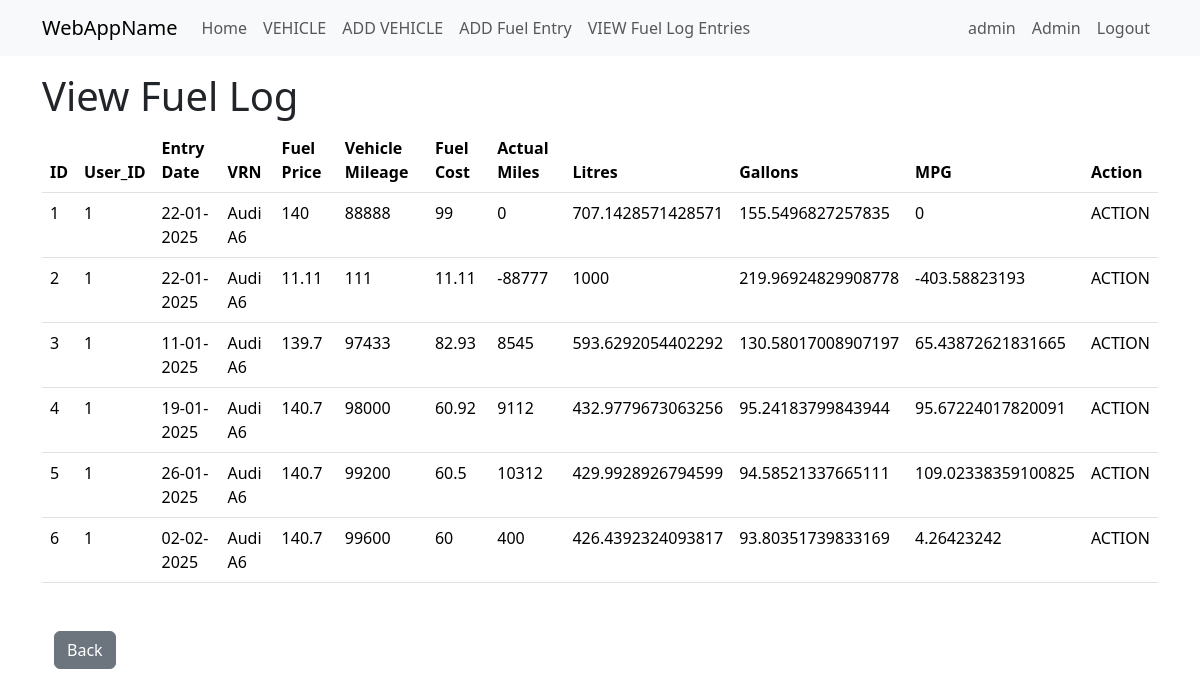
Page /fuel_log_view_entries (signed in) on the earlier database version.
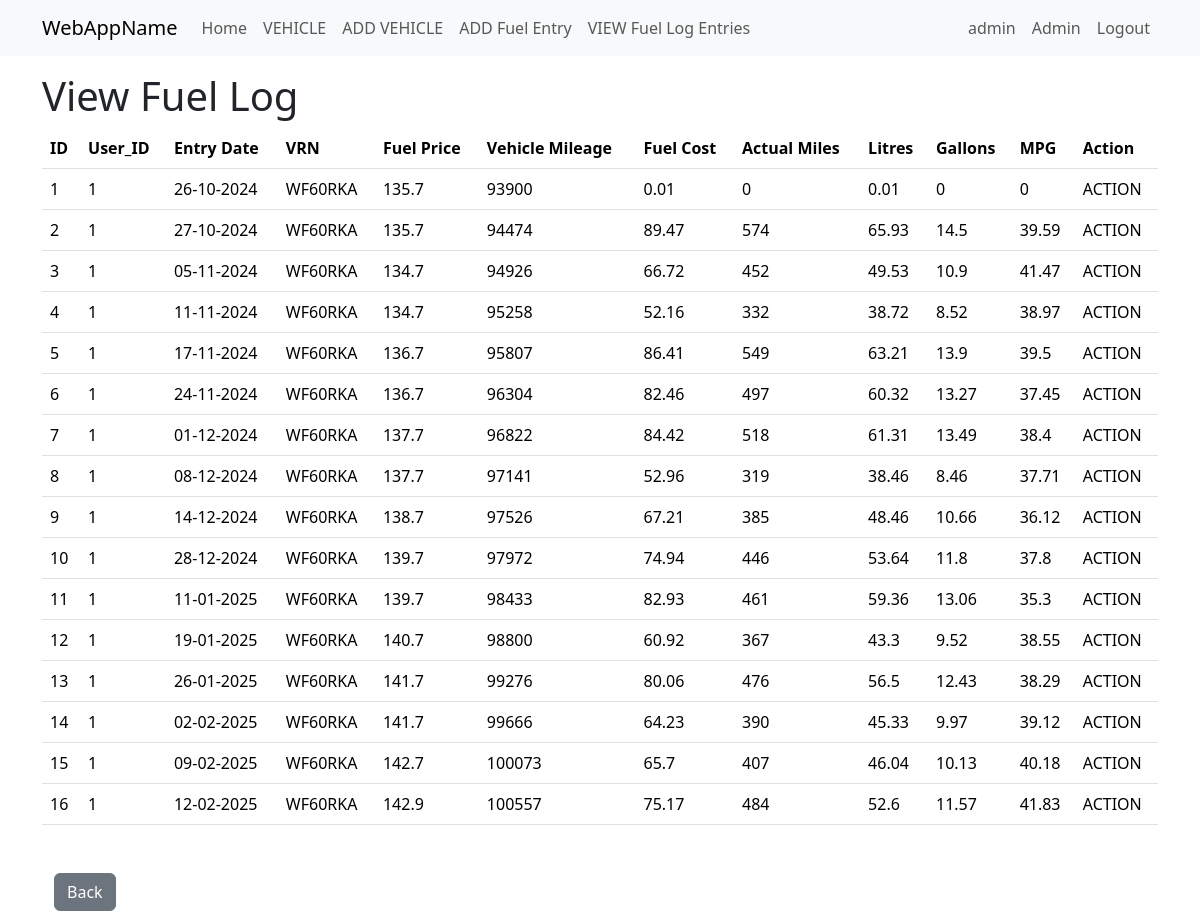
Same page on the later database version.
### app/models.py (models this page shows, shortened)
class User(UserMixin, db.Model):
    id = db.Column(Integer, primary_key=True)
    username = db.Column(String(64), index=True, unique=True)
    email = db.Column(String(120), index=True, unique=True)
    password_hash = db.Column(String(256))
    roles = so.relationship('Role', secondary='user_roles', back_populates='users')
    def is_admin(self):
        return 'admin' in [role.name for role in self.roles]

class FuelEntryLog(db.Model):
    id = db.Column(db.Integer, primary_key=True)
    user_id = db.Column(db.Integer, db.ForeignKey('user.id'))
    entry_date = db.Column(db.DateTime, default=datetime.now(timezone.utc))
    vrn = db.Column(db.String(64))
    fuel_price = db.Column(db.Integer)
    vehicle_mileage = db.Column(db.Integer)
    fuel_cost = db.Column(db.Integer)
    actual_miles = db.Column(db.Integer)
    litres = db.Column(db.Integer)
    gallon = db.Column(db.Integer)
    mpg = db.Column(db.Integer)

### app/vehicle/routes.py (the view)
@bp.route('/fuel_log_view_entries')
@login_required
def fuel_log_view_entries():
    fuel_log = db.session.query(FuelEntryLog)
    return render_template("vehicle/fuel_log_view_entries.html",
                           title="View Fuel Log",
                           fuel_log=fuel_log)

### app/models.py (called while the page is built)
@login.user_loader
def load_user(id):
    return db.session.get(User, int(id))

### app/templates/vehicle/fuel_log_view_entries.html
{% extends "base.html" %}
{% block content %}
<h1>View Fuel Log</h1>
<div>
    <table class="table">
        <thead>
            <tr>
              <th scope="col">ID</th>
              <th scope="col">User_ID</th>
              <th scope="col">Entry Date</th>
              <th scope="col">VRN</th>
              <th scope="col">Fuel Price</th>
              <th scope="col">Vehicle Mileage</th>
              <th scope="col">Fuel Cost</th>
              <th scope="col">Actual Miles</th>
              <th scope="col">Litres</th>
              <th scope="col">Gallons</th>
              <th scope="col">MPG</th>
              <th scope="col">Action</th>
            </tr>
          </thead>
          <body>
            {% for entry in fuel_log %}
                <tr>
                    <td>{{ entry.id }}</td>
                    <td>{{ entry.user_id }}</td>
                    <td>{{ entry.entry_date.strftime('%d-%m-%Y') }}</td>
                    <td>{{ entry.vrn }}</td>
                    <td>{{ entry.fuel_price }}</td>
                    <td>{{ entry.vehicle_mileage }}</td>
                    <td>{{ entry.fuel_cost }}</td>
                    <td>{{ entry.actual_miles }}</td>
                    <td>{{ entry.litres }}</td>
                    <td>{{ entry.gallon }}</td>
                    <td>{{ entry.mpg}}</td>
                    <td>ACTION</td>
                </tr>
            {% endfor %}
          </body>
    </table>
</div>
<div class="container mt-5">
  <button class="btn btn-secondary" onclick="history.back()">Back</button>
</div>
{% endblock %}

### app/templates/base.html (shortened to what this page needs)
<!doctype html>
<html lang="en">
<head>
    <link href="https://cdn.jsdelivr.net/npm/bootstrap@5.3.2/dist/css/bootstrap.min.css"
          rel="stylesheet"
>
    <link rel="stylesheet" href="{{ url_for('static', filename='style.css') }}">
</head>
<body>
    <nav class="navbar navbar-expand-lg bg-body-tertiary">
        <div class="container">
            <a class="navbar-brand" href="{{ url_for('main.index') }}">WebAppName</a>
            <div class="collapse navbar-collapse" id="navbarSupportedContent">
                <ul class="navbar-nav me-auto mb-2 mb-lg-0">
                    <li class="nav-item">
                        <a class="nav-link" aria-current="page" href="{{ url_for('main.index') }}">Home</a>
                    </li>
                    <li class="nav-item">
                        <a class="nav-link" aria-current="page" href="{{ url_for('vehicle.vehicle_home') }}">VEHICLE</a>
                    </li>
                    <li class="nav-item">
                        <a class="nav-link" aria-current="page" href="{{ url_for('vehicle.vehicle_add_vehicle') }}">ADD VEHICLE</a>
                    </li>
                    <li class="nav-item">
                        <a class="nav-link" aria-current="page" href="{{ url_for('vehicle.fuel_log_add_entry') }}">ADD Fuel Entry</a>
                    </li>
                    <li class="nav-item">
                        <a class="nav-link" aria-current="page" href="{{ url_for('vehicle.fuel_log_view_entries') }}">VIEW Fuel Log Entries</a>
                    </li>
                </ul>
                <ul class="navbar-nav mb-2 mb-lg-0">
                    {% if current_user.is_anonymous %}
                        <li class="nav-item">
                            <a class="nav-link" aria-current="page" href="{{ url_for('auth.login') }}"">Login</a>
                        </li>
                    {% else %}
                        <li class="nav-item">
                            <a class="nav-link" aria-current="page" href="{{ url_for('main.index')}} ">{{ current_user.username }}</a>
                        </li>
                        {% if current_user.is_admin() %}
                            <li class="nav-item">
                                <a class="nav-link" aria-current="page" href="{{ url_for('admin.admin_home') }}">Admin</a>
                            </li>
                        {% endif %}
                        <li class="nav-item">
                            <a class="nav-link" aria-current="page" href="{{ url_for('auth.logout')}} ">Logout</a>
                        </li>
                    {% endif %}
                </ul>
            </div>
        </div>
    </nav>
    <div class="container mt-3">
        {% block content %}{% endblock %}
    </div>
</body>
</html>

Differences in the rows shown:
changed FuelEntryLog id 1: entry_date "22-01-2025" → "26-10-2024"; vrn "Audi A6" → "WF60RKA"; fuel_price "140" → "135.7"; vehicle_mileage "88888" → "93900"; fuel_cost "99" → "0.01"; litres "707.1428571428571" → "0.01"; gallon "155.5496827257835" → "0"
changed FuelEntryLog id 2: entry_date "22-01-2025" → "27-10-2024"; vrn "Audi A6" → "WF60RKA"; fuel_price "11.11" → "135.7"; vehicle_mileage "111" → "94474"; fuel_cost "11.11" → "89.47"; actual_miles "-88777" → "574"; litres "1000" → "65.93"; gallon "219.96924829908778" → "14.5"; mpg "-403.58823193" → "39.59"
changed FuelEntryLog id 3: entry_date "11-01-2025" → "05-11-2024"; vrn "Audi A6" → "WF60RKA"; fuel_price "139.7" → "134.7"; vehicle_mileage "97433" → "94926"; fuel_cost "82.93" → "66.72"; actual_miles "8545" → "452"; litres "593.6292054402292" → "49.53"; gallon "130.58017008907197" → "10.9"; mpg "65.43872621831665" → "41.47"
changed FuelEntryLog id 4: entry_date "19-01-2025" → "11-11-2024"; vrn "Audi A6" → "WF60RKA"; fuel_price "140.7" → "134.7"; vehicle_mileage "98000" → "95258"; fuel_cost "60.92" → "52.16"; actual_miles "9112" → "332"; litres "432.9779673063256" → "38.72"; gallon "95.24183799843944" → "8.52"; mpg "95.67224017820091" → "38.97"
changed FuelEntryLog id 5: entry_date "26-01-2025" → "17-11-2024"; vrn "Audi A6" → "WF60RKA"; fuel_price "140.7" → "136.7"; vehicle_mileage "99200" → "95807"; fuel_cost "60.5" → "86.41"; actual_miles "10312" → "549"; litres "429.9928926794599" → "63.21"; gallon "94.58521337665111" → "13.9"; mpg "109.02338359100825" → "39.5"
changed FuelEntryLog id 6: entry_date "02-02-2025" → "24-11-2024"; vrn "Audi A6" → "WF60RKA"; fuel_price "140.7" → "136.7"; vehicle_mileage "99600" → "96304"; fuel_cost "60" → "82.46"; actual_miles "400" → "497"; litres "426.4392324093817" → "60.32"; gallon "93.80351739833169" → "13.27"; mpg "4.26423242" → "37.45"
added FuelEntryLog: id "7", user_id "1", entry_date "01-12-2024", vrn "WF60RKA", fuel_price "137.7", vehicle_mileage "96822", fuel_cost "84.42", actual_miles "518", litres "61.31", gallon "13.49", mpg "38.4"
added FuelEntryLog: id "8", user_id "1", entry_date "08-12-2024", vrn "WF60RKA", fuel_price "137.7", vehicle_mileage "97141", fuel_cost "52.96", actual_miles "319", litres "38.46", gallon "8.46", mpg "37.71"
added FuelEntryLog: id "9", user_id "1", entry_date "14-12-2024", vrn "WF60RKA", fuel_price "138.7", vehicle_mileage "97526", fuel_cost "67.21", actual_miles "385", litres "48.46", gallon "10.66", mpg "36.12"
added FuelEntryLog: id "10", user_id "1", entry_date "28-12-2024", vrn "WF60RKA", fuel_price "139.7", vehicle_mileage "97972", fuel_cost "74.94", actual_miles "446", litres "53.64", gallon "11.8", mpg "37.8"
added FuelEntryLog: id "11", user_id "1", entry_date "11-01-2025", vrn "WF60RKA", fuel_price "139.7", vehicle_mileage "98433", fuel_cost "82.93", actual_miles "461", litres "59.36", gallon "13.06", mpg "35.3"
added FuelEntryLog: id "12", user_id "1", entry_date "19-01-2025", vrn "WF60RKA", fuel_price "140.7", vehicle_mileage "98800", fuel_cost "60.92", actual_miles "367", litres "43.3", gallon "9.52", mpg "38.55"
added FuelEntryLog: id "13", user_id "1", entry_date "26-01-2025", vrn "WF60RKA", fuel_price "141.7", vehicle_mileage "99276", fuel_cost "80.06", actual_miles "476", litres "56.5", gallon "12.43", mpg "38.29"
added FuelEntryLog: id "14", user_id "1", entry_date "02-02-2025", vrn "WF60RKA", fuel_price "141.7", vehicle_mileage "99666", fuel_cost "64.23", actual_miles "390", litres "45.33", gallon "9.97", mpg "39.12"
added FuelEntryLog: id "15", user_id "1", entry_date "09-02-2025", vrn "WF60RKA", fuel_price "142.7", vehicle_mileage "100073", fuel_cost "65.7", actual_miles "407", litres "46.04", gallon "10.13", mpg "40.18"
added FuelEntryLog: id "16", user_id "1", entry_date "12-02-2025", vrn "WF60RKA", fuel_price "142.9", vehicle_mileage "100557", fuel_cost "75.17", actual_miles "484", litres "52.6", gallon "11.57", mpg "41.83"
